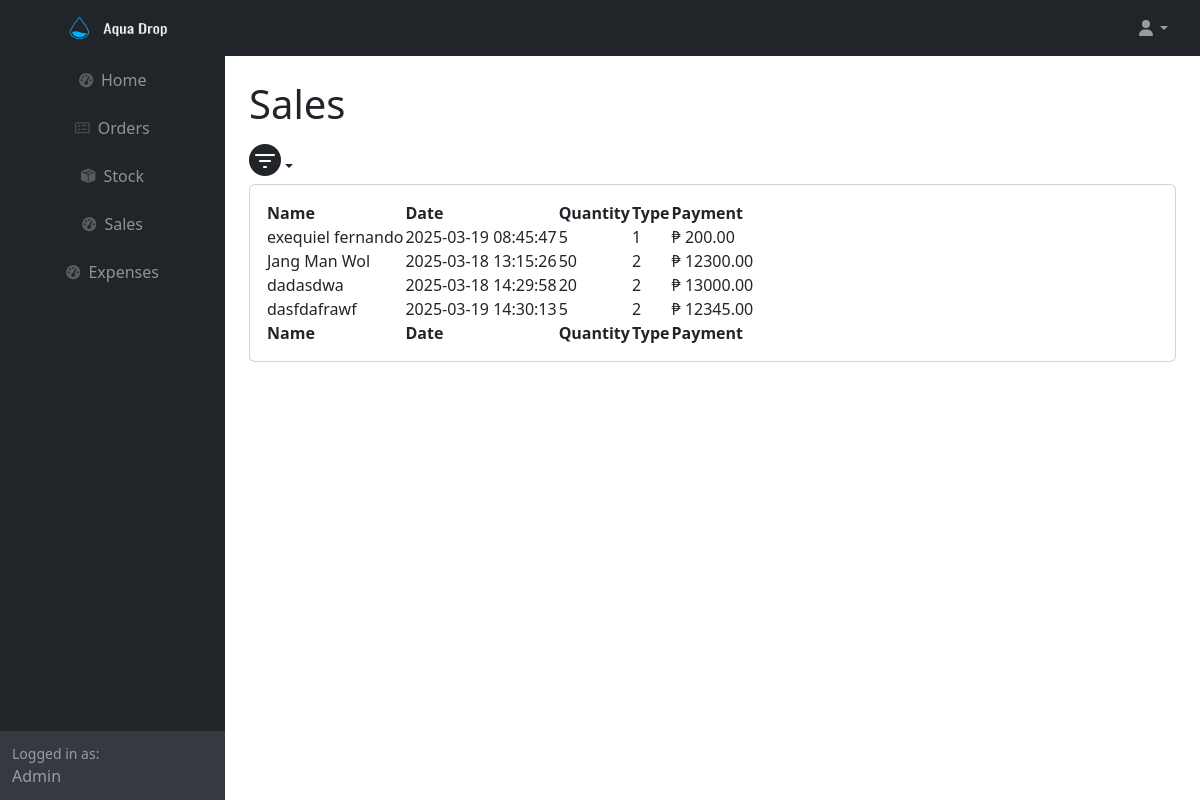
The app's page /month_sales.php (signed in) with its own data.
### tables this page shows
CREATE TABLE IF NOT EXISTS `sales` (
  `sales_id` int(11) NOT NULL AUTO_INCREMENT,
  `name` varchar(255) NOT NULL,
  `date` timestamp NOT NULL DEFAULT current_timestamp() ON UPDATE current_timestamp(),
  `quantity` int(11) NOT NULL,
  `type_id` int(11) NOT NULL,
  `payment` decimal(10,2) NOT NULL,
  PRIMARY KEY (`sales_id`)
);

### month_sales.php (the view, shortened to what this page needs)
<?php
	require ('db.php');
	$sql = "SELECT * FROM sales";
    $stmt = $conn->prepare($sql);
    $stmt->execute();
    $data = $stmt->fetchAll(PDO::FETCH_ASSOC);
?>
<html lang="en">
    <head>
        <link rel="stylesheet" href="https://cdn.jsdelivr.net/npm/bootstrap-icons/font/bootstrap-icons.css">
        <link href="https://cdn.jsdelivr.net/npm/simple-datatables@7.1.2/dist/style.min.css" rel="stylesheet" />
        <link href="css/styles.css" rel="stylesheet" />
    </head>
    <body class="sb-nav-fixed">
        <nav class="sb-topnav navbar navbar-expand navbar-dark bg-dark">
            <a class="navbar-brand ps-3" href="index.html">
                <img src="icons/transparentlogo.png" style="width: 200px; height: 150px;">
            </a>
            <ul class="navbar-nav ms-auto  me-3 me-lg-4">
                <li class="nav-item dropdown">
                    <a class="nav-link dropdown-toggle" id="navbarDropdown" href="#" role="button" data-bs-toggle="dropdown" aria-expanded="false"><i class="fas fa-user fa-fw"></i></a>
                </li>
            </ul>
        </nav>
        <div id="layoutSidenav">
            <div id="layoutSidenav_nav">
                <nav class="sb-sidenav accordion sb-sidenav-dark" id="sidenavAccordion">
                    <div class="sb-sidenav-menu">
                        <div class="nav align-items-center">
                            <a class="nav-link" href="index.html">
                                <div class="sb-nav-link-icon"><i class="fas fa-tachometer-alt"></i></div>
                            </a>
                            <a class="nav-link" href="orders.html">
                                <div class="sb-nav-link-icon"><i class="bi bi-card-checklist"></i></div>
                                Orders
                            </a>
                            <a class="nav-link" href="stocks.html">
                                <div class="sb-nav-link-icon"><i class="bi bi-box-seam-fill"></i></div>
                                Stock
                            </a>
                            <a class="nav-link" href="sales.html">
                                <div class="sb-nav-link-icon"><i class="fas fa-tachometer-alt"></i></div>
                                Sales
                            </a>
                             <a class="nav-link" href="expenses.html">
                                <div class="sb-nav-link-icon"><i class="fas fa-tachometer-alt"></i></div>
                                Expenses
                            </a>
                        </div>
                    </div>
                    <div class="sb-sidenav-footer">
                        <div class="small">Logged in as:</div>
                        Admin
                    </div>
                </nav>
            </div>
            <div id="layoutSidenav_content">
                <main>
                    <div class="container-fluid px-4">
                        <h1 class="mt-4">Sales</h1>
                        <ul class="navbar-nav ms-auto  me-3 me-lg-4">
                            <li class="nav-item dropdown">
                                <a class="nav-link dropdown-toggle" id="navbarDropdown" href="#" role="button" data-bs-toggle="dropdown" aria-expanded="false" ><i class="bi bi-filter-circle-fill fs-2"></i></a>
                            </li>
                        </ul>
                        <div class="card mb-4">
                            <div class="card-body">
                                <table id="datatablesSimple">
                                    <thead>
                                        <tr>
                                            <th>Name</th>
                                            <th>Date</th>
                                            <th>Quantity</th>
                                            <th>Type</th>
                                            <th>Payment</th>
                                        </tr>
                                    </thead>
                                    <tfoot>
                                        <tr>
                                            <th>Name</th>
                                            <th>Date</th>
                                            <th>Quantity</th>
                                            <th>Type</th>
                                            <th>Payment</th>
                                        </tr>
                                    </tfoot>
                                    <tbody>
                                        <?php foreach($data as $row): ?>
                                        <tr>
                                            <td><?php echo $row['name']?></td>
                                            <td><?php echo $row['date']?></td>
                                            <td><?php echo $row['quantity']?></td>
                                            <td><?php echo $row['type_id']?></td>
                                            <td>₱ <?php echo $row['payment']?></td>
                                        </tr>
                                        <?php endforeach;?>
                                    </tbody>
                                </table>
                            </div>
                        </div>
                    </div>
                </main>
            </div>
        </div>
    </body>
</html>

### records on screen
sales: name "exequiel fernando", date "2025-03-19 08:45:47", quantity "5", type "1", payment "200.00"
sales: name "Jang Man Wol", date "2025-03-18 13:15:26", quantity "50", type "2", payment "12300.00"
sales: name "dadasdwa", date "2025-03-18 14:29:58", quantity "20", type "2", payment "13000.00"
sales: name "dasfdafrawf", date "2025-03-19 14:30:13", quantity "5", type "2", payment "12345.00"
